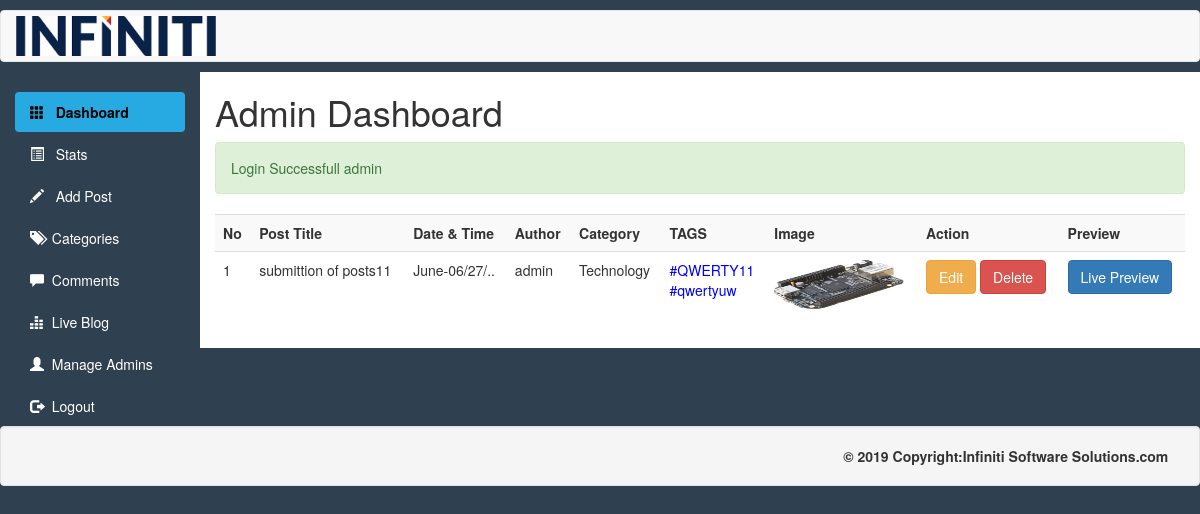
Screenshot of /dashboard.php (signed in) with the database file from the repository.
### tables this page shows
CREATE TABLE `posts` (
  `id` int(11) NOT NULL,
  `title` varchar(200) NOT NULL,
  `category` varchar(100) NOT NULL,
  `content` varchar(10000) NOT NULL,
  `photos` varchar(400) NOT NULL,
  `dateTime` varchar(50) NOT NULL,
  `Author` varchar(50) NOT NULL,
  `Status` varchar(50) NOT NULL,
  `tag1` varchar(50) NOT NULL,
  `tag2` varchar(50) NOT NULL,
  `tag3` varchar(50) NOT NULL,
  `tag4` varchar(50) NOT NULL
);

### dashboard.php (the view, shortened to what this page needs)
<?php require_once("includes/Sessions.php"); ?>
<!DOCTYPE html>
<html lang="en">
	<head>
	  <link rel="stylesheet" href="css/bootstrap.min.css">
	  <link rel="stylesheet" href="css/adminpagestyle.css">
	</head>
	<body>
	<div style="height: 10px; background:#2f4050;"></div>
	<nav class="navbar navbar-default" role="navigation">
		<div class="conatainer">
			<div class="navbar-header">
				<a class="navbar-brand" href="blog.php">
				<img style="margin-top:-10px;" src="images/logo.png" width="200px" height="40px">
				</a>
			</div>
		</div>
	</nav>
	<div style="height: 10px; background:#2f4050;margin-top:-20px;"></div>
	<div class="container-fluid">
		<div class="row">
			<div class="col-sm-2">
				<ul id="Side_Menu"class="nav nav-pills nav-stacked">
					<li class="active"><a href="Dashboard.php"><span class="glyphicon glyphicon-th"></span>&nbsp;&nbsp; Dashboard</a></li>
					<li><a href="stats.php"><span class="glyphicon glyphicon-list-alt"></span>&nbsp;&nbsp; Stats</a></li>
					<li><a href="addpost.php"><span class="glyphicon glyphicon-pencil"></span>&nbsp; &nbsp;Add Post</a></li>
					<li><a href="categories.php"><span class="glyphicon glyphicon-tags"></span>&nbsp;&nbsp;Categories</a></li>
					<li><a href="comments.php"><span class="glyphicon glyphicon-comment"></span>&nbsp;&nbsp;Comments
					</a></li>
					<li><a href="blog.php?page=1"><span class="glyphicon glyphicon-equalizer"></span>&nbsp;&nbsp;Live Blog</a></li>
					<li><a href="manageadmins.php"><span class="glyphicon glyphicon-user"></span>&nbsp;&nbsp;Manage Admins</a></li>
					<li><a href="logout.php"><span class="glyphicon glyphicon-log-out"></span>&nbsp;&nbsp;Logout</a></li>
				</ul>
			</div>
			<div class="col-sm-10">
				<h1>Admin Dashboard</h1>
				<div><?php echo Message(); echo successMessage();?></div>
				<div class="table-responsive">
					<table class="table table-striped table-hover">
						<tr>
							<th>No</th>
							<th>Post Title</th>
							<th>Date & Time</th>
							<th>Author</th>
							<th>Category</th>
							<th>TAGS</th>
							<th>Image</th>
							<th>Action</th>
							<th>Preview</th>
						</tr>
						<?php
							global $conn;
							$ViewQuery="Select * FROM posts order by datetime desc;";
							$run=mysqli_query($conn,$ViewQuery);
							$no=0;
							while($DataRows=mysqli_fetch_array($run)){
									$id=$DataRows["id"];
									$title=$DataRows["title"];
									$category=$DataRows["category"];
									$time=$DataRows["dateTime"];
									$author=$DataRows["Author"];
									$image=$DataRows["photos"];
									$tag1=$DataRows["tag1"];
									$tag2=$DataRows["tag2"];
									$tag3=$DataRows["tag3"];
									$tag4=$DataRows["tag4"];
									$no++;
							?>
						<tr>
							<td><?php echo $no;?></td>
							<td><?php
							echo $title;?></td>
							<td><?php
							if(strlen($time)>11){$time=substr($time,0,11).'..';}
							echo $time;?></td>
							<td><?php echo $author;?></td>
							<td><?php echo $category;?></td>
							<td style="color:blue;"><?php echo $tag1;?></br><?php echo $tag2;?></br><?php echo $tag3;?></br><?php echo $tag4;?></td>
							<td><img src="Uploads/<?php echo $image;?>" width="130px" height="50px"></td>
							<td><a href="editpost.php?edit=<?php echo $id;?>"><span class="btn btn-warning">Edit</span></a>
							<a href="deletepost.php?delete=<?php echo $id;?>"><span class="btn btn-danger">Delete</span></a></td>
							<td><a href="fullpost.php?id=<?php echo $id;?>"><span class="btn btn-primary">Live Preview</span></td>
						</tr>
					<?php }?>
					</table>
				</div>
			</div>
		</div>
	</div>
	<div id="footer">
		<footer class="page-footer font-small blue">
		  <div class="footer-copyright text-right well" style=""><b>© 2019 Copyright:Infiniti Software Solutions.com</b>&nbsp;&nbsp;&nbsp;
		  </div>
		</footer>
	</div>
	</body>
</html>

### css/adminpagestyle.css (style rules this page uses)
body { background-color:#2f4050; }
.col-sm-10 { background-color:white; }
#Side_Menu a { color:white; }
#Side_Menu .active a { color:black; background-color:#27aae1; font-weight:bold; }

### rows the page displays
posts: title "submittion of posts11", dateTime "June-06/27/..", Author "admin", category "Technology", tag1 "#QWERTY11", tag2 "#qwertyuw", photos (picture)

### other values shown
successMessage() "Login Successfull admin"
